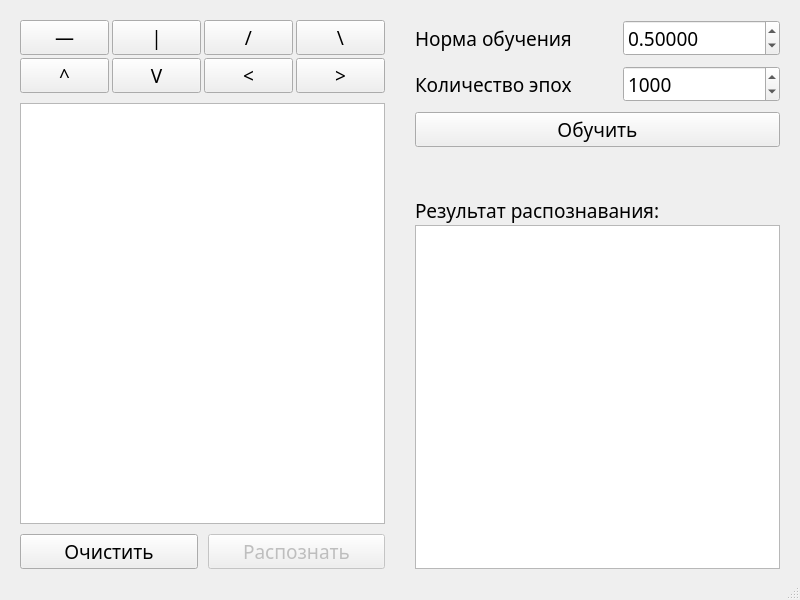
<?xml version="1.0" encoding="UTF-8"?>
<ui version="4.0">
 <class>MainWindow</class>
 <widget class="QMainWindow" name="MainWindow">
  <property name="geometry">
   <rect>
    <x>0</x>
    <y>0</y>
    <width>800</width>
    <height>600</height>
   </rect>
  </property>
  <property name="windowTitle">
   <string>lab4</string>
  </property>
  <widget class="QWidget" name="centralwidget">
   <layout class="QHBoxLayout" name="horizontalLayout_4" stretch="1,1">
    <property name="spacing">
     <number>30</number>
    </property>
    <property name="leftMargin">
     <number>20</number>
    </property>
    <property name="topMargin">
     <number>20</number>
    </property>
    <property name="rightMargin">
     <number>20</number>
    </property>
    <item>
     <layout class="QVBoxLayout" name="verticalLayout">
      <property name="spacing">
       <number>10</number>
      </property>
      <item>
       <layout class="QGridLayout" name="gridLayout">
        <property name="spacing">
         <number>3</number>
        </property>
        <item row="1" column="1">
         <widget class="QPushButton" name="downPushButton">
          <property name="font">
           <font>
            <family>Source Code Pro Light</family>
            <pointsize>14</pointsize>
           </font>
          </property>
          <property name="text">
           <string>V</string>
          </property>
         </widget>
        </item>
        <item row="1" column="3">
         <widget class="QPushButton" name="rightPushButton">
          <property name="font">
           <font>
            <family>Source Code Pro Light</family>
            <pointsize>14</pointsize>
           </font>
          </property>
          <property name="text">
           <string>&gt;</string>
          </property>
         </widget>
        </item>
        <item row="0" column="0">
         <widget class="QPushButton" name="horizontalPushButton">
          <property name="font">
           <font>
            <family>Source Code Pro Light</family>
            <pointsize>14</pointsize>
           </font>
          </property>
          <property name="text">
           <string>—</string>
          </property>
         </widget>
        </item>
        <item row="1" column="2">
         <widget class="QPushButton" name="leftPushButton">
          <property name="font">
           <font>
            <family>Source Code Pro Light</family>
            <pointsize>14</pointsize>
           </font>
          </property>
          <property name="text">
           <string>&lt;</string>
          </property>
         </widget>
        </item>
        <item row="1" column="0">
         <widget class="QPushButton" name="upPushButton">
          <property name="font">
           <font>
            <family>Source Code Pro Light</family>
            <pointsize>14</pointsize>
           </font>
          </property>
          <property name="text">
           <string>^</string>
          </property>
         </widget>
        </item>
        <item row="0" column="1">
         <widget class="QPushButton" name="verticalPushButton">
          <property name="font">
           <font>
            <family>Source Code Pro Light</family>
            <pointsize>14</pointsize>
           </font>
          </property>
          <property name="text">
           <string>|</string>
          </property>
         </widget>
        </item>
        <item row="0" column="2">
         <widget class="QPushButton" name="upRightPushButton">
          <property name="font">
           <font>
            <family>Source Code Pro Light</family>
            <pointsize>14</pointsize>
           </font>
          </property>
          <property name="text">
           <string>/</string>
          </property>
         </widget>
        </item>
        <item row="0" column="3">
         <widget class="QPushButton" name="upLeftPushButton">
          <property name="font">
           <font>
            <family>Source Code Pro Light</family>
            <pointsize>14</pointsize>
           </font>
          </property>
          <property name="text">
           <string>\</string>
          </property>
         </widget>
        </item>
       </layout>
      </item>
      <item>
       <widget class="QGraphicsView" name="graphicsView"/>
      </item>
      <item>
       <layout class="QHBoxLayout" name="horizontalLayout">
        <item>
         <widget class="QPushButton" name="clearPushButton">
          <property name="font">
           <font>
            <family>Source Code Pro Light</family>
            <pointsize>14</pointsize>
           </font>
          </property>
          <property name="text">
           <string>Очистить</string>
          </property>
         </widget>
        </item>
        <item>
         <widget class="QPushButton" name="recognizePushButton">
          <property name="enabled">
           <bool>false</bool>
          </property>
          <property name="font">
           <font>
            <family>Source Code Pro Light</family>
            <pointsize>14</pointsize>
           </font>
          </property>
          <property name="text">
           <string>Распознать</string>
          </property>
         </widget>
        </item>
       </layout>
      </item>
     </layout>
    </item>
    <item>
     <layout class="QVBoxLayout" name="verticalLayout_3">
      <property name="spacing">
       <number>50</number>
      </property>
      <item>
       <layout class="QGridLayout" name="gridLayout_2">
        <property name="verticalSpacing">
         <number>10</number>
        </property>
        <item row="1" column="1">
         <widget class="QSpinBox" name="numEpochSpinBox">
          <property name="font">
           <font>
            <family>Source Code Pro Light</family>
            <pointsize>14</pointsize>
           </font>
          </property>
          <property name="maximum">
           <number>10000</number>
          </property>
          <property name="singleStep">
           <number>50</number>
          </property>
          <property name="value">
           <number>1000</number>
          </property>
         </widget>
        </item>
        <item row="0" column="0">
         <widget class="QLabel" name="label">
          <property name="font">
           <font>
            <family>Source Code Pro Light</family>
            <pointsize>14</pointsize>
           </font>
          </property>
          <property name="text">
           <string>Норма обучения</string>
          </property>
          <property name="wordWrap">
           <bool>true</bool>
          </property>
         </widget>
        </item>
        <item row="0" column="1">
         <widget class="QDoubleSpinBox" name="learnRateSpinBox">
          <property name="font">
           <font>
            <family>Source Code Pro Light</family>
            <pointsize>14</pointsize>
           </font>
          </property>
          <property name="decimals">
           <number>5</number>
          </property>
          <property name="minimum">
           <double>0.000000000000000</double>
          </property>
          <property name="maximum">
           <double>1.000000000000000</double>
          </property>
          <property name="singleStep">
           <double>0.100000000000000</double>
          </property>
          <property name="value">
           <double>0.500000000000000</double>
          </property>
         </widget>
        </item>
        <item row="1" column="0">
         <widget class="QLabel" name="label_2">
          <property name="font">
           <font>
            <family>Source Code Pro Light</family>
            <pointsize>14</pointsize>
           </font>
          </property>
          <property name="text">
           <string>Количество эпох</string>
          </property>
          <property name="wordWrap">
           <bool>true</bool>
          </property>
         </widget>
        </item>
        <item row="2" column="0" colspan="2">
         <widget class="QPushButton" name="learnPushButton">
          <property name="font">
           <font>
            <family>Source Code Pro Light</family>
            <pointsize>14</pointsize>
           </font>
          </property>
          <property name="text">
           <string>Обучить</string>
          </property>
         </widget>
        </item>
       </layout>
      </item>
      <item>
       <layout class="QVBoxLayout" name="verticalLayout_2">
        <property name="spacing">
         <number>1</number>
        </property>
        <item>
         <widget class="QLabel" name="label_3">
          <property name="font">
           <font>
            <family>Source Code Pro Light</family>
            <pointsize>14</pointsize>
           </font>
          </property>
          <property name="text">
           <string>Результат распознавания:</string>
          </property>
          <property name="wordWrap">
           <bool>true</bool>
          </property>
         </widget>
        </item>
        <item>
         <widget class="QTableView" name="recognizeTableView">
          <property name="font">
           <font>
            <family>Source Code Pro Light</family>
            <pointsize>14</pointsize>
           </font>
          </property>
         </widget>
        </item>
       </layout>
      </item>
     </layout>
    </item>
   </layout>
  </widget>
  <widget class="QMenuBar" name="menubar">
   <property name="geometry">
    <rect>
     <x>0</x>
     <y>0</y>
     <width>800</width>
     <height>22</height>
    </rect>
   </property>
  </widget>
  <widget class="QStatusBar" name="statusbar"/>
 </widget>
 <resources/>
 <connections/>
</ui>
